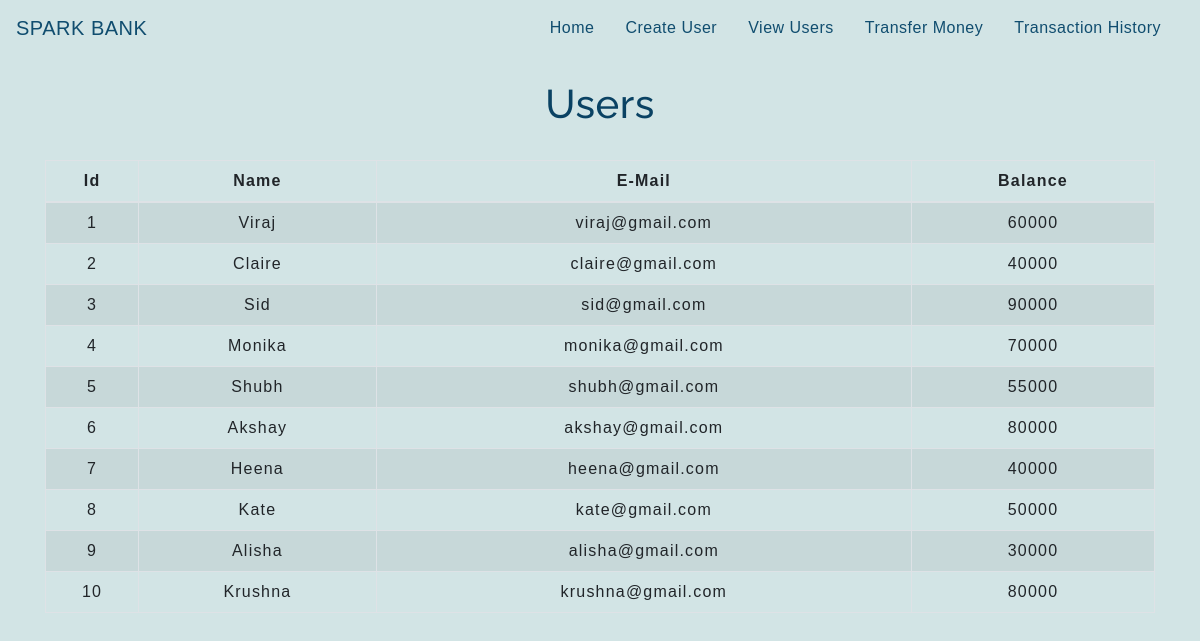
Screenshot of /viewcustomer.php with the database file from the repository.
### tables this page shows
CREATE TABLE `users` (
  `id` int(3) NOT NULL,
  `name` text NOT NULL,
  `email` varchar(30) NOT NULL,
  `balance` int(8) NOT NULL
);

### viewcustomer.php (the view, shortened to what this page needs)
<!DOCTYPE html>
<html lang="en">
<head>
    <link rel="stylesheet" href="https://maxcdn.bootstrapcdn.com/bootstrap/4.0.0/css/bootstrap.min.css">
    <link rel="stylesheet" type="text/css" href="css/table.css">
    <link rel="stylesheet" type="text/css" href="css/navbar.css">
</head>
<body style="background-color:#d2e4e5;">
<?php
    include 'config.php';
    $sql = "SELECT * FROM users";
    $result = mysqli_query($con,$sql);
?>
<?php
  include 'navbar.php';
?>
<div class="container">
        <h2 class="text-center pt-4">Users</h2>
        <br>
            <div class="row">
                <div class="col">
                    <div class="table-responsive-sm">
                    <table class="table table-hover table-sm table-striped table-condensed table-bordered">
                        <thead>
                            <tr>
                            <th scope="col" class="text-center py-2">Id</th>
                            <th scope="col" class="text-center py-2">Name</th>
                            <th scope="col" class="text-center py-2">E-Mail</th>
                            <th scope="col" class="text-center py-2">Balance</th>
                            </tr>
                        </thead>
                        <tbody>
                <?php
                    while($rows=mysqli_fetch_assoc($result)){
                ?>
                    <tr>
                        <td class="py-2"><?php echo $rows['id'] ?></td>
                        <td class="py-2"><?php echo $rows['name']?></td>
                        <td class="py-2"><?php echo $rows['email']?></td>
                        <td class="py-2"><?php echo $rows['balance']?></td>
                    </tr>
                <?php
                    }
                ?>
                        </tbody>
                    </table>
                    </div>
                </div>
            </div>
         </div>
</body>
</html>

### css/table.css (style rules this page uses)
* { padding: 0; margin: 0; box-sizing: border-box; font-family: sans-serif; }
h2 { font-size: 40px; }
table { letter-spacing: 1.2px; }
td { text-align: center; }

### css/navbar.css (style rules this page uses)
h2 { color: #0a4263; letter-spacing: 0.5px; font-family: raleway; }

### rows the page displays
users: id "1", name "Viraj", email "viraj@gmail.com", balance "60000"
users: id "2", name "Claire", email "claire@gmail.com", balance "40000"
users: id "3", name "Sid", email "sid@gmail.com", balance "90000"
users: id "4", name "Monika", email "monika@gmail.com", balance "70000"
users: id "5", name "Shubh", email "shubh@gmail.com", balance "55000"
users: id "6", name "Akshay", email "akshay@gmail.com", balance "80000"
users: id "7", name "Heena", email "heena@gmail.com", balance "40000"
users: id "8", name "Kate", email "kate@gmail.com", balance "50000"
users: id "9", name "Alisha", email "alisha@gmail.com", balance "30000"
users: id "10", name "Krushna", email "krushna@gmail.com", balance "80000"
